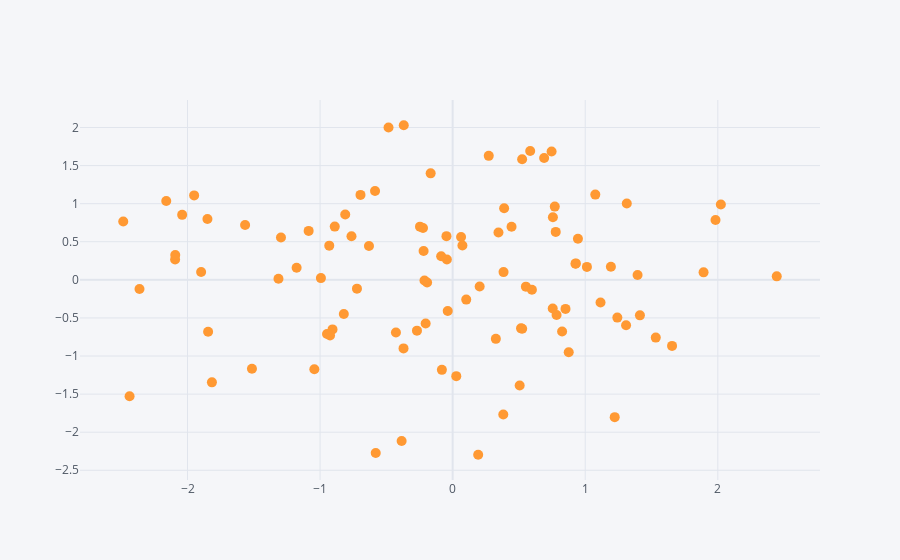

Write notebook code for a chart like this one.
### Code cell
df.iplot(kind='scatter',x='A',y='B',mode='markers',size=10)
